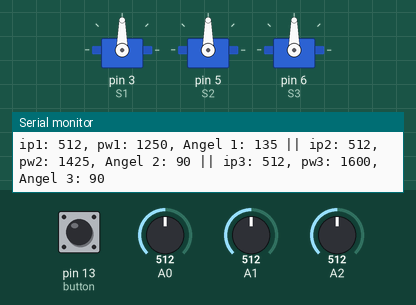
A sketch run on a simulated Arduino Uno, built with avr-gcc and run on an emulated ATmega328P. Parts: 3 × servo, the last lines printed to the serial monitor. The test bench sets the inputs (shaded band); at power-on: A1 = 512, A2 = 512, A0 = 512, pin 13 (button) HIGH.

Above: at 1.2 s.
1.3 s: A1 set to 122
At 2.0 s:
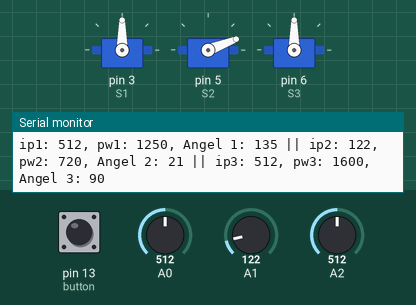
2.8 s: A2 set to 716
At 3.3 s:
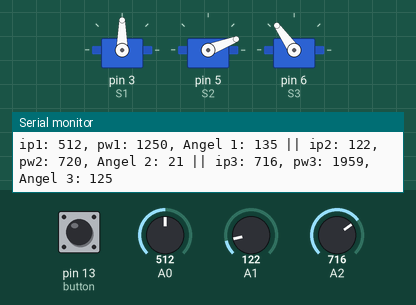
4.4 s: A0 set to 988
At 5.0 s:
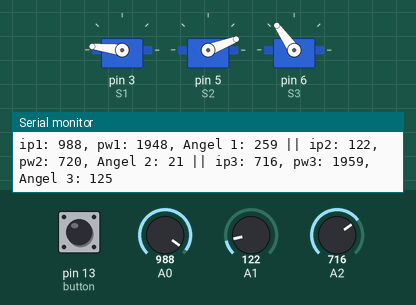
6.0 s: A0 set to 1013
At 7.3 s:
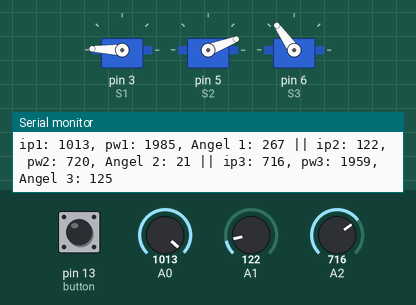
9.0 s: A1 set to 0
At 9.7 s:
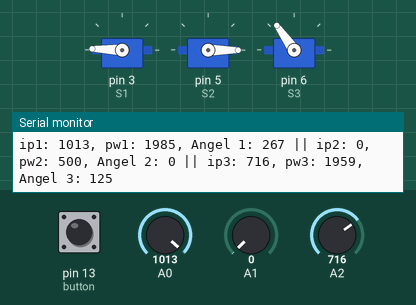
10.6 s: A2 set to 583
At 11.8 s:
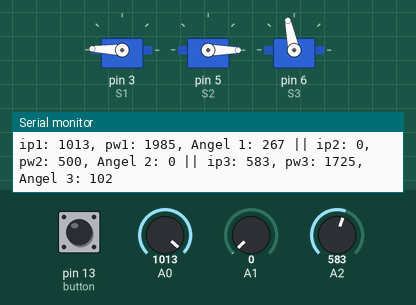
12.1 s: A2 set to 559
Timing chart, 0 to 14.6 s (numbered marks = the images above; inputs shaded):
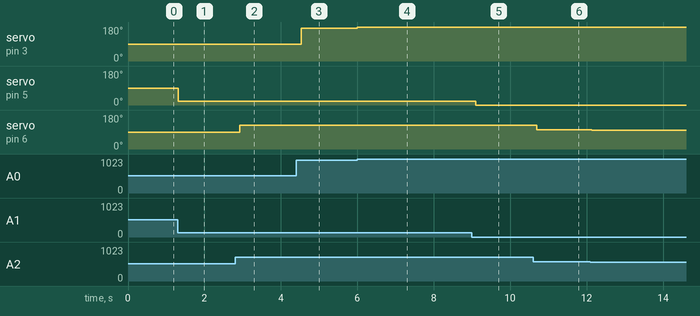

The sketch:

Robotic_UT_Arm_ModelControl_V1.0.ino
```cpp
#include <Servo.h>
#include <ezButton.h>
Servo S1;
Servo S2;
Servo S3;
int pw, po1, po2, po3,s1,s2,s3,so1,so2,so3,som1,som2,som3;
ezButton button(13);
void setup() {
  Serial.begin(9600);
  button.setDebounceTime(50);
  S1.attach(3, 500, 2500); //270
  S2.attach(5, 500, 2500);
  S3.attach(6, 500, 2500);
  pw = 500;

  S1.writeMicroseconds(pw);
  S2.writeMicroseconds(pw);
  S2.writeMicroseconds(pw);

}

void loop() {


  int ip1 = analogRead(A0);
  int pw1 = map(ip1, 0, 1023, 500, 2000);
  s1=map(ip1,0,1023,0,180);
  S1.write(s1);
  //S1.writeMicroseconds(pw1);


  int ip2 = analogRead(A1);
  int pw2 = map(ip2, 0, 1023, 500, 2350);
  s2 = map(ip2, 0,1023,0,180);
  S2.write(s2);
  //S2.writeMicroseconds(pw2);

  int ip3 = analogRead(A2);
  int pw3 = map(ip3, 0, 1023, 700, 2500);
  s3=map(ip3,0,1023,0,180);
  S3.write(s3);
  //S3.writeMicroseconds(pw3);

  // s2=map(ip2, 0, 1023, 0, 180);
  // so2= S2.read();
  // while(s2!=so2)
  // {

  //   ip2 = analogRead(A1);
  //   pw2 = map(ip2, 0, 1023, 500, 2350);
  //   s2=map(ip2, 0, 1023, 0, 180);

  //   if(so2>s2)
  //   {
  //     so2--;
  //     S2.write(so2);
  //   }
  //   else if (so2<s2)
  //   {
  //     so2++;
  //     S2.write(so2);
  //   }
  //   delay(100);
  // }
  // S2.write(s2);

  //S2.write(map(ip2, 0, 1023, 0, 180));
  //S2.writeMicroseconds(pw2);


  uint16_t start = millis();
  button.loop();
  while (button.getStateRaw()==0)
      {
        po1 = ip1;
        Serial.print("last value: ");Serial.print(po1);
        Serial.print(" || stall time: ");
        uint16_t now=millis();
        uint16_t interval = now - start;
        Serial.println(interval);
      }
  // ip1 = analogRead(A0);
  // pw1 = map(ip1, 0, 1023, 500, 2000);
  // s1=map(ip1,0,1023,0,180);


  // ip2 = analogRead(A1);
  // pw2 = map(ip2, 0, 1023, 500, 2350);
  // s2=map(ip2,0,1023,0,180);

  // ip3 = analogRead(A2);
  // pw3 = map(ip3, 0, 1023, 700, 2500);
  // s3=map(ip3,0,1023,0,180);

  // som1 = S1.readMicroseconds();
  // som2 = S2.readMicroseconds();
  // som3 = S3.readMicroseconds();
  // while(som1!=pw1 || som2 != pw2 || som3 != pw3)
  // {
  //   if(som1> pw1)
  //   {
  //     som1--;
  //     S1.writeMicroseconds(som1);
  //   }
  //   else if(som1< pw1)
  //   {
  //     som1++;
  //     S1.writeMicroseconds(som1);
  //   }

  //   if(som2> pw2)
  //   {
  //     som2--;
  //     S2.writeMicroseconds(som2);
  //   }
  //   else if(som2< pw2)
  //   {
  //     som2++;
  //     S2.writeMicroseconds(som2);
  //   }
  //   if(som3> pw3)
  //   {
  //     som3--;
  //     S3.writeMicroseconds(som3);
  //   }
  //   else if(som3< pw3)
  //   {
  //     som3++;
  //     S3.writeMicroseconds(som3);
  //   }
  //   delay(50);
  //   ip1 = analogRead(A0);
  //   pw1 = map(ip1, 0, 1023, 500, 2000);

  //   ip2 = analogRead(A1);
  //   pw2 = map(ip2, 0, 1023, 500, 2350);

  //   ip3 = analogRead(A2);
  //   pw3 = map(ip3, 0, 1023, 700, 2500);
  // }

  // S1.writeMicroseconds(pw1);
  // S2.writeMicroseconds(pw2);
  // S3.writeMicroseconds(pw3);

  Serial.println();
  Serial.print("ip1: ");Serial.print(ip1);
  Serial.print(", pw1: "); Serial.print(pw1);
  Serial.print(", Angel 1: "); Serial.print(map(S1.read(), 0, 180, 0, 270));
  Serial.print(" || ip2: ");Serial.print(ip2);
  Serial.print(", pw2: "); Serial.print(pw2);
  Serial.print(", Angel 2: "); Serial.print(map(S2.read(), 0, 180, 0, 180));
  Serial.print(" || ip3: ");Serial.print(ip3);
  Serial.print(", pw3: "); Serial.print(pw3);
  Serial.print(", Angel 3: "); Serial.println(map(S3.read(), 0, 180, 0, 180));
  delay(100);

}
//void Encoder_servo1()
```

Measured:
- after the input at 1.3 s, servo on pin 5 (S2): 90° → 21° at once
- after the input at 2.8 s, servo on pin 6 (S3): 90° → 125° after 0.12 s
- after the input at 4.4 s, servo on pin 3 (S1): 90° → 173° after 0.14 s
- after the input at 6.0 s, servo on pin 3 (S1): 173° → 178° at once
- after the input at 9.0 s, servo on pin 5 (S2): 21° → 0° after 0.10 s
- after the input at 10.6 s, servo on pin 6 (S3): 125° → 102° after 0.09 s
- after the input at 12.1 s, servo on pin 6 (S3): 102° → 98° at once
